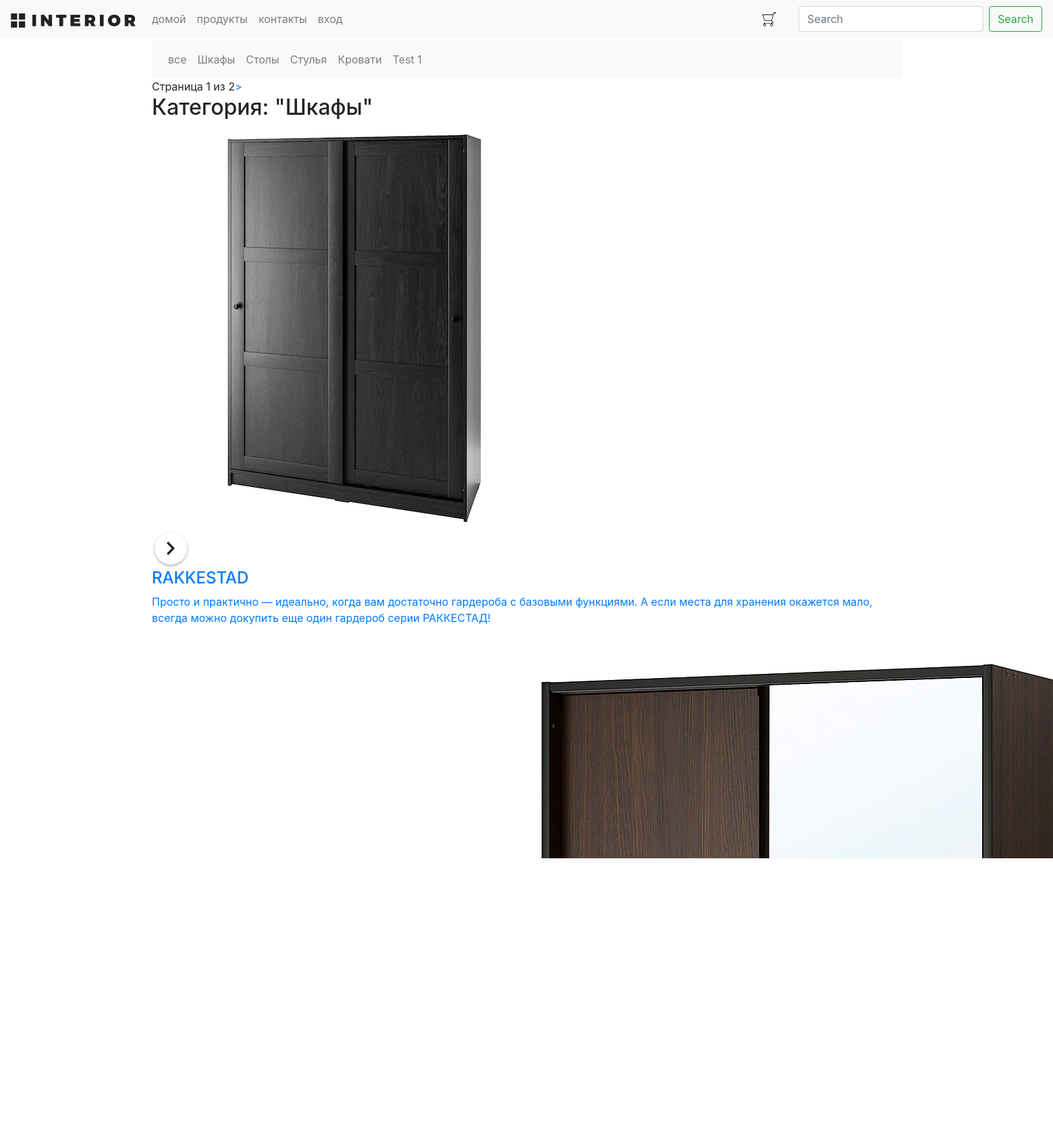
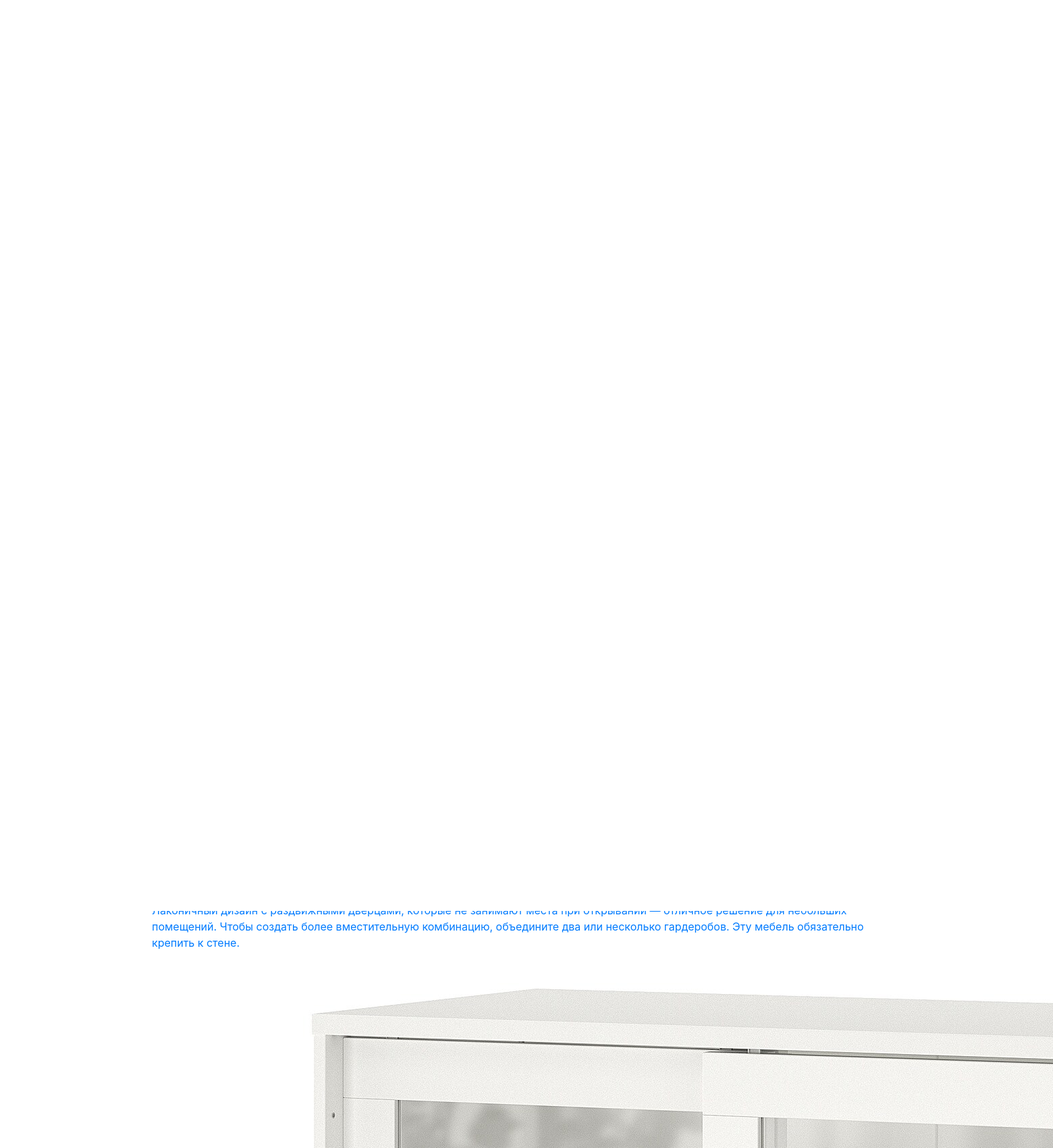
Page /products/category/1/ (upper part) on the committed database (2 pictures, top to bottom).
### mainapp/models.py (models this page shows, shortened)
class ProductCategory(models.Model):
    name = models.CharField(max_length=64, unique=True, verbose_name='имя')
    description = models.TextField(blank=True, verbose_name='описание')
    is_active = models.BooleanField(default=True)
    class Meta:
        verbose_name = 'категория'
        verbose_name_plural = 'категории'

class Product(models.Model):
    category = models.ForeignKey(ProductCategory, on_delete=models.CASCADE, verbose_name='категория')
    name = models.CharField(max_length=128, verbose_name='имя')
    image = models.ImageField(upload_to='products_images', blank=True, verbose_name='картинка')
    short_desc = models.CharField(max_length=128, blank=True, verbose_name='короткое описание')
    description = models.TextField(blank=True, verbose_name='полное описание')
    price = models.DecimalField(max_digits=8, decimal_places=2, default=0, verbose_name='цена')
    quantity = models.PositiveSmallIntegerField(default=0, verbose_name='количество')
    is_active = models.BooleanField(default=True)
    class Meta:
        verbose_name = 'товар'
        verbose_name_plural = 'товары'

### mainapp/views.py (the view, shortened to what this page needs)
# urls.py: path('products/', include('mainapp.urls', namespace='products')),
def products(request, pk=None, page=1):
    title = 'продукты'
    links_menu = ProductCategory.objects.all()
    if pk is not None:
        if pk == 0:
            category = {
                'pk': 0,
                'name': 'все',
            }
            products = Product.objects.all().order_by('price')
        else:
            category = get_object_or_404(ProductCategory, pk=pk)
            products = Product.objects.filter(category__pk=pk).order_by('price')
        paginator = Paginator(products, 4)  # 4 - это количество товаров на странице
        try:
            products_paginator = paginator.page(page)
        except PageNotAnInteger:
            products_paginator = paginator.page(1)
        except EmptyPage:
            products_paginator = paginator.page(paginator.num_pages)
        content = {
            'title': title,
            'links_menu': links_menu,
            'category': category,
            'products': products_paginator,
        }
        return render(request, 'mainapp/products_list.html', content)

### mainapp/context_processors.py (called while the page is built)
def basket(request):
    basket_items = []
    if request.user.is_authenticated:
        basket_items = Basket.objects.filter(user=request.user)
    return {
        'basket': basket_items
    }

### mainapp/templates/mainapp/products_list.html (shortened to what this page needs)
{% extends 'mainapp/base.html' %}
{% load static %}
{% block content %}
    <div class="details">
        <div class="links clearfix">
            {% include 'mainapp/includes/inc_categories_menu.html' %}
            <div class="pagination">
                <span class="current">
                    Страница {{ products.number }} из {{ products.paginator.num_pages }}
                </span>
                {% if products.has_next %}
                    <a href="{% url 'products:page' category.pk products.next_page_number %}"> > </a>
                {% endif %}
            </div>
        </div>
        <div class="products_list">
            <div class="title clearfix">
                <h2>Категория: "{{ category.name|title }}"</h2>
            </div>
            <div class="category-products clearfix">
                {% for product in products %}
                    <div class="block">
                        <a href="{% url 'products:product' product.pk %}">
                            <img src="/media/{{ product.image }}" alt="product">
                            <div class="text">
                                <img src="{% static 'img/icon-hover.png' %}" alt="hover">
                                <h4>{{ product.name }}</h4>
                                <p>{{ product.description }}</p>
                            </div>
                        </a>
                    </div>
                {% endfor %}
            </div>
        </div>
    </div>
{% endblock %}

### mainapp/templates/mainapp/includes/inc_categories_menu.html
<nav class="navbar navbar-expand-lg navbar-light bg-light">
    <ul class="navbar-nav mr-auto">
        <li class="nav-item">
            <a class="nav-link" href="{% url 'products:category' 0 %}">все</a>
        </li>
        {% for link in links_menu %}
            <li class="nav-item {% if request.resolver_match.url_name == link.href %}active{% endif %}">
                <a class="nav-link" href="{% url 'products:category' link.pk %}" title="{{ link.pk }} - {{ request.resolver_match.url_name }}">
                    {{ link.name }}
                </a>
            </li>
        {% endfor %}
    </ul>
</nav>

### rows in the picture
ProductCategory: name "Шкафы"
ProductCategory: name "Столы"
ProductCategory: name "Стулья"
ProductCategory: name "Кровати"
ProductCategory: name "Test 1"
Product: image (picture), name "RAKKESTAD", description "Просто и практично — идеально, когда вам достаточно гардероба с базовыми функциями. А если места для хранения окажется мало, всегда можно докупить еще один гардероб серии РАККЕСТАД!"
Product: image (picture), description "Лаконичный дизайн с раздвижными дверцами, которые не занимают места при открывании — отличное решение для небольших помещений. Чтобы создать более вместительную комбинацию, объедините два или несколько гардеробов. Эту мебель обязательно крепить к стене."
Product: image (picture)

### other values in the picture
{{ products.number }} "1"
{{ products.paginator.num_pages }} "2"
